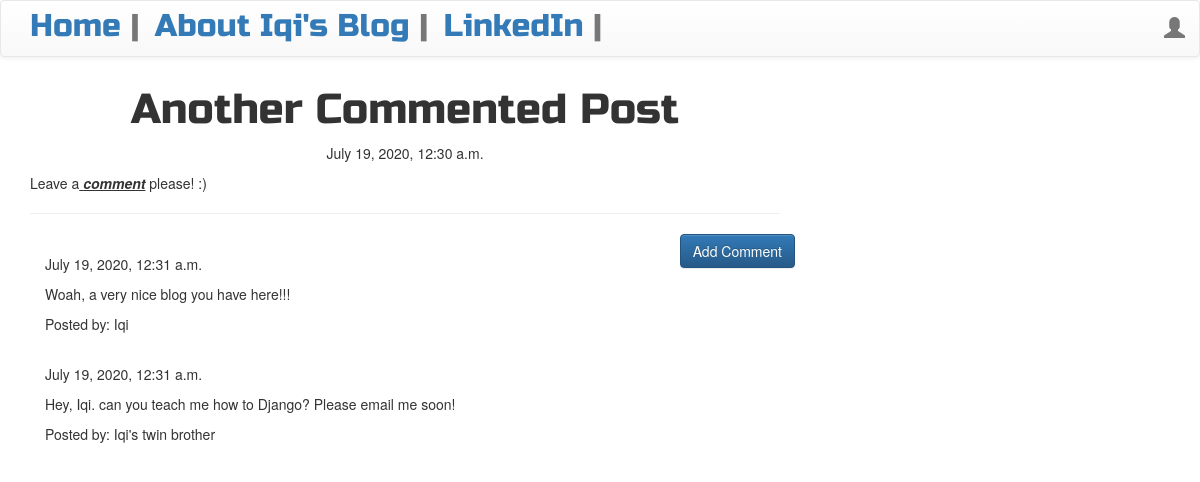
/post/11, run on the app's committed database.
### blog/models.py (models this page shows, shortened)
class Post(models.Model):
    author = models.ForeignKey('auth.User', on_delete=models.CASCADE)
    title = models.CharField(max_length=200)
    text = models.TextField()
    created_date = models.DateTimeField(default=timezone.now())
    published_date = models.DateTimeField(blank=True, null=True)

class Comment(models.Model):
    post = models.ForeignKey('blog.Post', related_name='comments', on_delete=models.CASCADE)
    author = models.CharField(max_length=200)
    text = models.TextField()
    created_date = models.DateTimeField(default=timezone.now())
    approved_comment = models.BooleanField(default=False)

### blog/views.py (the view)
# urls.py: url(r'^post/(?P<pk>\d+)$', views.PostDetailView.as_view(), name='post_detail'),
class PostDetailView(DetailView):
    model = Post

### blog/templates/blog/post_detail.html (shortened to what this page needs)
{% extends 'blog/base.html' %}
{% block content %}
    <h1 class="posttitle loader">{{post.title}}</h1>
    {%if post.published_date%}
        <div class="date postdate">
            {{post.published_date}}
        </div>
    {%else%}
    <a class="btn btn-default" href="{% url 'post_publish' pk=post.pk%}">Publish</a>
    {%endif%}
    <p class='postcontent'>
        {{post.text|safe|linebreaksbr}}
    </p>
    <hr>
    <a class="btn btn-primary btn-comment" href="{%url 'add_comment_to_post' pk=post.pk%}">Add Comment</a>
    <div class="container">
        {%for comment in post.comments.all%}
            <br>
                {%if user.is_authenticated or comment.approved_comment%}
                    {{comment.created_date}}
                    <p>{{comment.text|safe|linebreaks}}</p>
                    <p>Posted by: {{comment.author}}</p>
                {%endif%}
                {%empty%}
                <p>No Comments</p>
        {%endfor%}
    </div>
{% endblock %}

### blog/static/css/blog.css (style rules this page uses)
.postdate { text-align: center; }
.posttitle { font-family: 'Russo One', sans-serif; font-size: 3em; text-align: center; }
.postcontent { font-family: 'Montserrat'; font-size: 1.5em; }
.btn-comment { position: absolute; right: 0px; }
.loader { filter:hue-rotate(0deg); color:linear-gradient(45deg,#0f8,#08f); animation:hue 10000ms infinite linear; }

### data on the page
Post: title "Another Commented Post", published_date "July 19, 2020, 12:30 a.m.", text "Leave a comment please! :)"
Comment: created_date "July 19, 2020, 12:31 a.m.", text "Woah, a very nice blog you have here!!!", author "Iqi"
Comment: created_date "July 19, 2020, 12:31 a.m.", text "Hey, Iqi. can you teach me how to Django? Please email me soon!", author "Iqi's twin brother"
